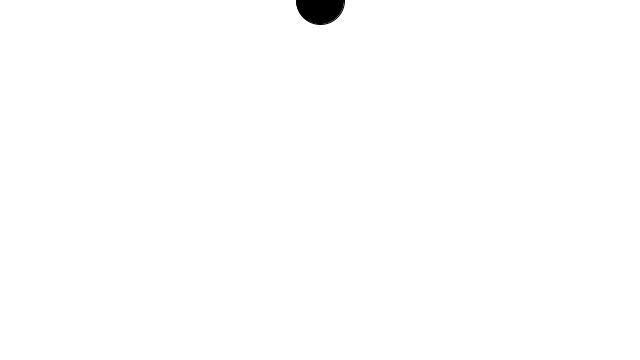
Frame 1 (no input)
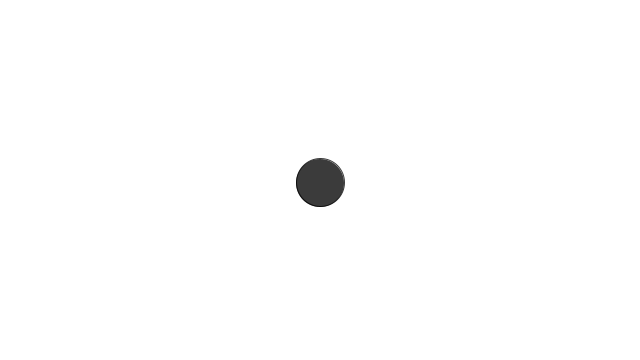
Frame 60 (the mouse pressed at the canvas centre just before this capture)
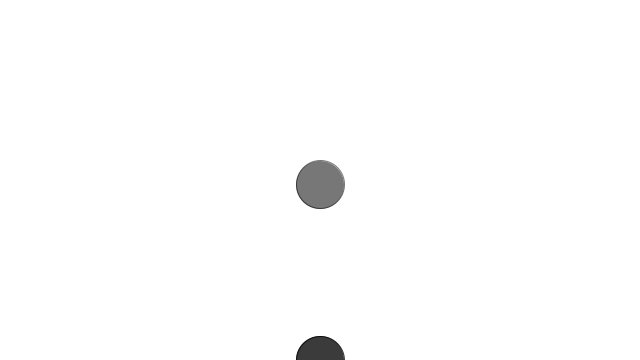
Frame 120 (the mouse held since frame 60 and released just before this capture)

The Processing sketch that drew these frames (run headless with seeded random() and noise(); from frame 60 on, the mouse is pressed at the canvas centre):

// Processing sketch: arraylist
// ── arraylist.pde
/**
 * ArrayList of objects
 * by Daniel Shiffman.
 *
 * This example demonstrates how to use a Java ArrayList to store
 * a variable number of objects.  Items can be added and removed
 * from the ArrayList.
 *
 * Click the mouse to add bouncing balls.
 */

//https://processing.org/examples/arraylistclass.html

ArrayList<Ball> balls;
int ballWidth = 48;

void setup() {
  size(640, 360);
  noStroke();

  // Create an empty ArrayList (will store Ball objects)
  balls = new ArrayList<Ball>();

  // Start by adding one element
  balls.add(new Ball(width/2, 0, ballWidth));
}

void draw() {
  background(255);

  // With an array, we say balls.length, with an ArrayList, we say balls.size()
  // The length of an ArrayList is dynamic
  // Notice how we are looping through the ArrayList backwards
  // This is because we are deleting elements from the list
  for (int i = balls.size()-1; i >= 0; i--) {
    // An ArrayList doesn't know what it is storing so we have to cast the object coming out
    Ball ball = balls.get(i);
    ball.move();
    ball.display();
    if (ball.finished()) {
      // Items can be deleted with remove()
      balls.remove(i);
    }
  }
}

void mousePressed() {
  // A new ball object is added to the ArrayList (by default to the end)
  balls.add(new Ball(mouseX, mouseY, ballWidth));
}

class Ball {

  float x;
  float y;
  float speed;
  float gravity;
  float w;
  float life = 255;

  Ball(float tempX, float tempY, float tempW) {
    x = tempX;
    y = tempY;
    w = tempW;
    speed = 0;
    gravity = 0.1;
  }

  void move() {
    // Add gravity to speed
    speed = speed + gravity;
    // Add speed to y location
    y = y + speed;
    // If square reaches the bottom
    // Reverse speed
    if (y > height) {
      // Dampening
      speed = speed * -0.8;
      y = height;
    }
  }

  boolean finished() {
    // Balls fade out
    life--;
    if (life < 0) {
      return true;
    } else {
      return false;
    }
  }

  void display() {
    // Display the circle
    fill(0, life);
    stroke(0, life);
    ellipse(x, y, w, w);
  }
}

// ── Ball.pde
// Simple bouncing ball class
